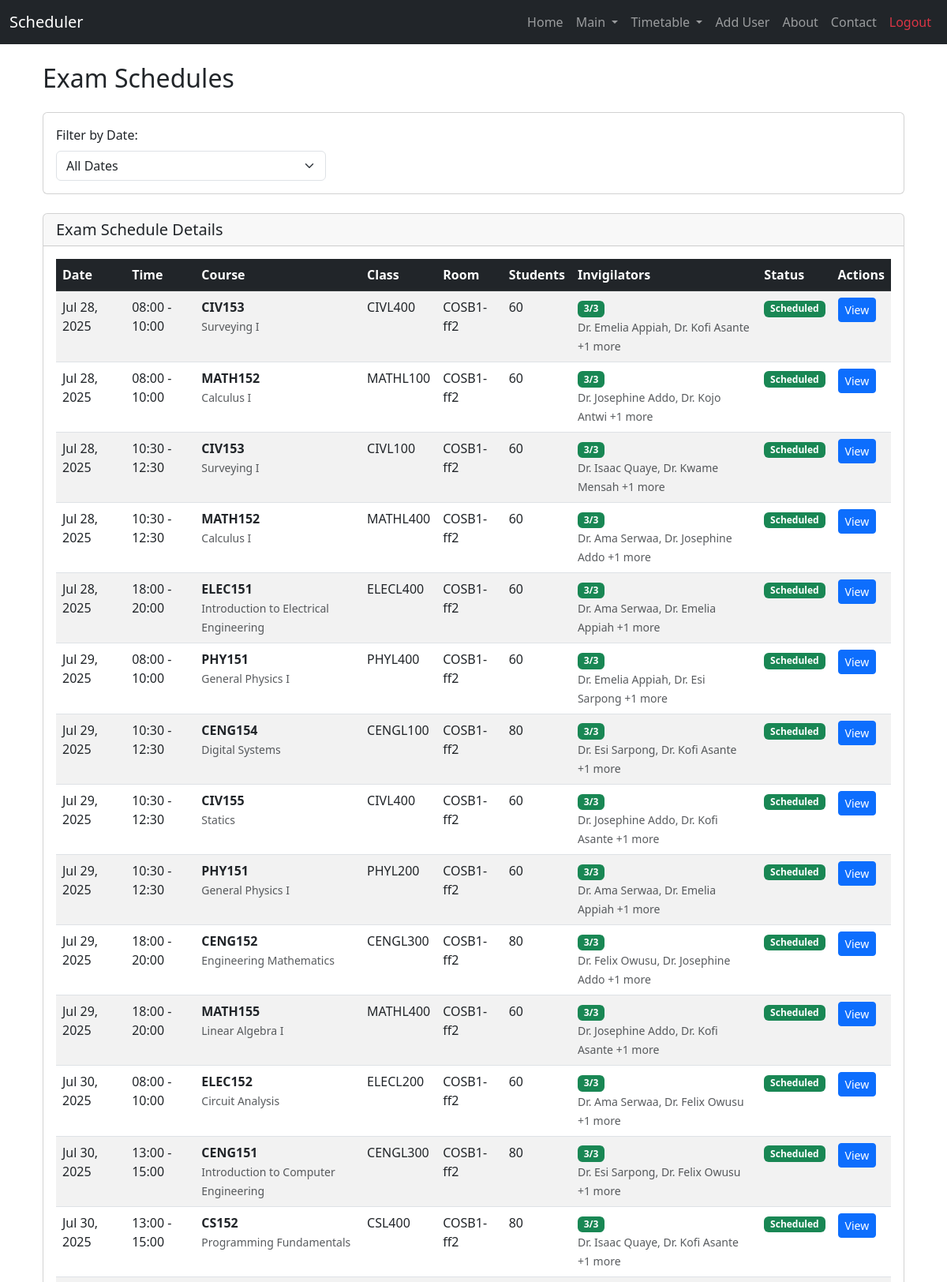
Screenshot of /timetable/exam_schedules/ (signed in, upper part) with the database file from the repository.
### Timetable/models.py (models this page shows, shortened)
class ExamSchedule(models.Model):
    exam_date = models.ForeignKey(ExamDate, on_delete=models.CASCADE)
    time_slot = models.ForeignKey(TimeSlot, on_delete=models.CASCADE)
    course = models.ForeignKey(Course, on_delete=models.CASCADE)
    program_class = models.ForeignKey(Class, on_delete=models.CASCADE)
    room = models.ForeignKey(Room, on_delete=models.CASCADE)
    invigilators = models.ManyToManyField(Lecturer, related_name='exam_assignments', limit_choices_to={'is_proctor': True})
    exam_duration = models.PositiveIntegerField(default=120)  # Duration in minutes
    is_scheduled = models.BooleanField(default=False)
    class Meta:
        unique_together = ('exam_date', 'time_slot', 'course', 'program_class')
        ordering = ['exam_date', 'time_slot']
    @property
    def invigilators_count(self):
        return self.invigilators.count()
    @property
    def required_invigilators(self):
        student_count = self.program_class.size
        room_capacity = self.room.capacity
        if student_count <= 50:
            return max(2, self.room.proctors_required)
        elif student_count <= 100:
            return max(3, self.room.proctors_required)
        else:
            return max(4, self.room.proctors_required)
    @property
    def is_adequately_staffed(self):
        return self.invigilators_count >= self.required_invigilators

class ExamDate(models.Model):
    date = models.DateField(unique=True)
    day_name = models.CharField(max_length=10)
    class Meta:
        ordering = ['date']

class TimeSlot(models.Model):
    start_time = models.TimeField()
    end_time = models.TimeField()
    code = models.CharField(max_length=20, unique=True)
    is_lecture_slot = models.BooleanField(default=True)
    is_exam_slot = models.BooleanField(default=False)
    class Meta:
        ordering = ['start_time']
    def __str__(self):
        return f"{self.start_time.strftime('%H:%M')} - {self.end_time.strftime('%H:%M')}"

class Course(models.Model):
    code = models.CharField(max_length=20, unique=True)
    title = models.CharField(max_length=200)
    course_type = models.ForeignKey(CourseType, on_delete=models.CASCADE)
    department = models.ForeignKey(Department, on_delete=models.CASCADE)
    credit_hours = models.PositiveIntegerField()
    enrollment = models.PositiveIntegerField()
    lecturers = models.ManyToManyField(Lecturer, related_name='courses')
    classes = models.ManyToManyField(Class, related_name='courses')
    requires_lab = models.BooleanField(default=False)
    lab_type = models.ForeignKey(LabType, on_delete=models.SET_NULL, null=True, blank=True)
    class Meta:
        ordering = ['code']

class Class(models.Model):
    code = models.CharField(max_length=20, unique=True)
    name = models.CharField(max_length=100, blank=True, null=True)
    department = models.ForeignKey(Department, on_delete=models.CASCADE)
    level = models.PositiveIntegerField()
    size = models.PositiveIntegerField()
    class Meta:
        verbose_name_plural = "Classes"
        ordering = ['code']

class Room(models.Model):
    code = models.CharField(max_length=20, unique=True)
    building = models.ForeignKey(Building, on_delete=models.CASCADE)
    room_type = models.ForeignKey(RoomType, on_delete=models.CASCADE)
    lab_type = models.ForeignKey(LabType, on_delete=models.SET_NULL, blank=True, null=True)
    capacity = models.PositiveIntegerField()
    dimensions = models.CharField(max_length=20)
    max_courses = models.PositiveIntegerField(default=1)
    proctors_required = models.PositiveIntegerField(default=1)
    is_overflow = models.BooleanField(default=False)
    class Meta:
        ordering = ['code']

class Lecturer(models.Model):
    name = models.CharField(max_length=100)
    department = models.ForeignKey(Department, on_delete=models.CASCADE)
    staff_id = models.CharField(max_length=20, unique=True, db_index=True, null=True, blank=True)
    availability = models.JSONField(blank=True, null=True)  # For regular teaching availability
    proctor_availability = models.JSONField(blank=True, null=True)  # For exam proctoring availability
    is_proctor = models.BooleanField(default=False)
    max_courses = models.PositiveIntegerField(default=4)
    is_active = models.BooleanField(default=True)
    class Meta:
        ordering = ['name']

### Timetable/views.py (the view)
# urls.py: path('exam_schedules/', views.exam_schedule_list, name='exam_schedule_list'),
@staff_member_required
def exam_schedule_list(request):
    exam_dates = ExamDate.objects.all().order_by('date')
    selected_date = request.GET.get('date')
    if selected_date:
        try:
            from datetime import datetime
            parsed_date = datetime.strptime(selected_date, '%Y-%m-%d').date()
            exam_schedules = ExamSchedule.objects.filter(
                exam_date__date=parsed_date
            ).select_related('course', 'program_class', 'room', 'exam_date', 'time_slot').prefetch_related('invigilators')
        except ValueError:
            exam_schedules = ExamSchedule.objects.all().select_related(
                'course', 'program_class', 'room', 'exam_date', 'time_slot'
            ).prefetch_related('invigilators')
    else:
        exam_schedules = ExamSchedule.objects.all().select_related(
            'course', 'program_class', 'room', 'exam_date', 'time_slot'
        ).prefetch_related('invigilators')
    return render(request, 'timetable/exam_schedule_list.html', {
        'exam_dates': exam_dates,
        'exam_schedules': exam_schedules,
        'selected_date': selected_date,
    })

### templates/timetable/exam_schedule_list.html (shortened to what this page needs)
{% extends 'home/base.html' %}
{% load static %}
{% block content %}
<div class="container mt-4">
    <div class="row">
        <div class="col-12">
            <h2 class="mb-4">Exam Schedules</h2>
            <div class="card mb-4">
                <div class="card-body">
                    <form method="get" class="row g-3">
                        <div class="col-md-4">
                            <label for="date" class="form-label">Filter by Date:</label>
                            <select name="date" id="date" class="form-select" onchange="this.form.submit()">
                                <option value="">All Dates</option>
                            </select>
                        </div>
                    </form>
                </div>
            </div>
            <div class="card">
                <div class="card-header">
                    <h5 class="mb-0">Exam Schedule Details</h5>
                </div>
                <div class="card-body">
                    {% if exam_schedules %}
                        <div class="table-responsive">
                            <table class="table table-striped table-hover">
                                <thead class="table-dark">
                                    <tr>
                                        <th>Date</th>
                                        <th>Time</th>
                                        <th>Course</th>
                                        <th>Class</th>
                                        <th>Room</th>
                                        <th>Students</th>
                                        <th>Invigilators</th>
                                        <th>Status</th>
                                        <th>Actions</th>
                                    </tr>
                                </thead>
                                <tbody>
                                    {% for schedule in exam_schedules %}
                                    <tr>
                                        <td>{{ schedule.exam_date.date|date:"M j, Y" }}</td>
                                        <td>{{ schedule.time_slot }}</td>
                                        <td>
                                            <strong>{{ schedule.course.code }}</strong><br>
                                            <small class="text-muted">{{ schedule.course.title }}</small>
                                        </td>
                                        <td>{{ schedule.program_class.code }}</td>
                                        <td>{{ schedule.room.code }}</td>
                                        <td>{{ schedule.program_class.size }}</td>
                                        <td>
                                            <span class="badge {% if schedule.is_adequately_staffed %}bg-success{% else %}bg-warning{% endif %}">
                                                {{ schedule.invigilators_count }}/{{ schedule.required_invigilators }}
                                            </span>
                                            {% if schedule.invigilators.all %}
                                                <br><small class="text-muted">
                                                    {% for invigilator in schedule.invigilators.all|slice:":2" %}
                                                        {{ invigilator.name }}{% if not forloop.last %}, {% endif %}
                                                    {% endfor %}
                                                    {% if schedule.invigilators.count > 2 %}
                                                        +{{ schedule.invigilators.count|add:"-2" }} more
                                                    {% endif %}
                                                </small>
                                            {% endif %}
                                        </td>
                                        <td>
                                            {% if schedule.is_scheduled %}
                                                <span class="badge bg-success">Scheduled</span>
                                            {% else %}
                                                <span class="badge bg-warning">Pending</span>
                                            {% endif %}
                                        </td>
                                        <td>
                                            <a href="{% url 'exam_schedule_detail' schedule.id %}" class="btn btn-sm btn-primary">
                                                 View
                                            </a>
                                        </td>
                                    </tr>
                                    {% endfor %}
                                </tbody>
                            </table>
                        </div>
                    {% else %}
                        <div class="text-center py-4">
                            <i class="fas fa-calendar-times fa-3x text-muted mb-3"></i>
                            <h5 class="text-muted">No exam schedules found</h5>
                            <p class="text-muted">Create exam schedules using the management command or admin interface.</p>
                        </div>
                    {% endif %}
                </div>
            </div>
        </div>
    </div>
</div>
{% endblock %}

### rows the page displays
ExamSchedule: exam_date "Jul 28, 2025", time_slot "08:00 - 10:00", course.code "CIV153", course "Surveying I", program_class.code "CIVL400", room.code "COSB1-ff2", program_class.size "60", invigilators_count "3", required_invigilators "3", invigilators.count|add "1", is_scheduled "Scheduled"
Lecturer: name "Dr. Emelia Appiah"
Lecturer: name "Dr. Kofi Asante"
ExamSchedule: exam_date "Jul 28, 2025", time_slot "08:00 - 10:00", course.code "MATH152", course "Calculus I", program_class.code "MATHL100", room.code "COSB1-ff2", program_class.size "60", invigilators_count "3", required_invigilators "3", invigilators.count|add "1", is_scheduled "Scheduled"
Lecturer: name "Dr. Josephine Addo"
Lecturer: name "Dr. Kojo Antwi"
ExamSchedule: exam_date "Jul 28, 2025", time_slot "10:30 - 12:30", course.code "CIV153", course "Surveying I", program_class.code "CIVL100", room.code "COSB1-ff2", program_class.size "60", invigilators_count "3", required_invigilators "3", invigilators.count|add "1", is_scheduled "Scheduled"
Lecturer: name "Dr. Isaac Quaye"
Lecturer: name "Dr. Kwame Mensah"
ExamSchedule: exam_date "Jul 28, 2025", time_slot "10:30 - 12:30", course.code "MATH152", course "Calculus I", program_class.code "MATHL400", room.code "COSB1-ff2", program_class.size "60", invigilators_count "3", required_invigilators "3", invigilators.count|add "1", is_scheduled "Scheduled"
Lecturer: name "Dr. Ama Serwaa"
ExamSchedule: exam_date "Jul 28, 2025", time_slot "18:00 - 20:00", course.code "ELEC151", course "Introduction to Electrical Engineering", program_class.code "ELECL400", room.code "COSB1-ff2", program_class.size "60", invigilators_count "3", required_invigilators "3", invigilators.count|add "1", is_scheduled "Scheduled"
ExamSchedule: exam_date "Jul 29, 2025", time_slot "08:00 - 10:00", course.code "PHY151", course "General Physics I", program_class.code "PHYL400", room.code "COSB1-ff2", program_class.size "60", invigilators_count "3", required_invigilators "3", invigilators.count|add "1", is_scheduled "Scheduled"
Lecturer: name "Dr. Esi Sarpong"
ExamSchedule: exam_date "Jul 29, 2025", time_slot "10:30 - 12:30", course.code "CENG154", course "Digital Systems", program_class.code "CENGL100", room.code "COSB1-ff2", program_class.size "80", invigilators_count "3", required_invigilators "3", invigilators.count|add "1", is_scheduled "Scheduled"
ExamSchedule: exam_date "Jul 29, 2025", time_slot "10:30 - 12:30", course.code "CIV155", course "Statics", program_class.code "CIVL400", room.code "COSB1-ff2", program_class.size "60", invigilators_count "3", required_invigilators "3", invigilators.count|add "1", is_scheduled "Scheduled"
ExamSchedule: exam_date "Jul 29, 2025", time_slot "10:30 - 12:30", course.code "PHY151", course "General Physics I", program_class.code "PHYL200", room.code "COSB1-ff2", program_class.size "60", invigilators_count "3", required_invigilators "3", invigilators.count|add "1", is_scheduled "Scheduled"
ExamSchedule: exam_date "Jul 29, 2025", time_slot "18:00 - 20:00", course.code "CENG152", course "Engineering Mathematics", program_class.code "CENGL300", room.code "COSB1-ff2", program_class.size "80", invigilators_count "3", required_invigilators "3", invigilators.count|add "1", is_scheduled "Scheduled"
Lecturer: name "Dr. Felix Owusu"
ExamSchedule: exam_date "Jul 29, 2025", time_slot "18:00 - 20:00", course.code "MATH155", course "Linear Algebra I", program_class.code "MATHL400", room.code "COSB1-ff2", program_class.size "60", invigilators_count "3", required_invigilators "3", invigilators.count|add "1", is_scheduled "Scheduled"
ExamSchedule: exam_date "Jul 30, 2025", time_slot "08:00 - 10:00", course.code "ELEC152", course "Circuit Analysis", program_class.code "ELECL200", room.code "COSB1-ff2", program_class.size "60", invigilators_count "3", required_invigilators "3", invigilators.count|add "1", is_scheduled "Scheduled"
ExamSchedule: exam_date "Jul 30, 2025", time_slot "13:00 - 15:00", course.code "CENG151", course "Introduction to Computer Engineering", program_class.code "CENGL300", room.code "COSB1-ff2", program_class.size "80", invigilators_count "3", required_invigilators "3", invigilators.count|add "1", is_scheduled "Scheduled"
ExamSchedule: exam_date "Jul 30, 2025", time_slot "13:00 - 15:00", course.code "CS152", course "Programming Fundamentals", program_class.code "CSL400", room.code "COSB1-ff2", program_class.size "80", invigilators_count "3", required_invigilators "3", invigilators.count|add "1", is_scheduled "Scheduled"
